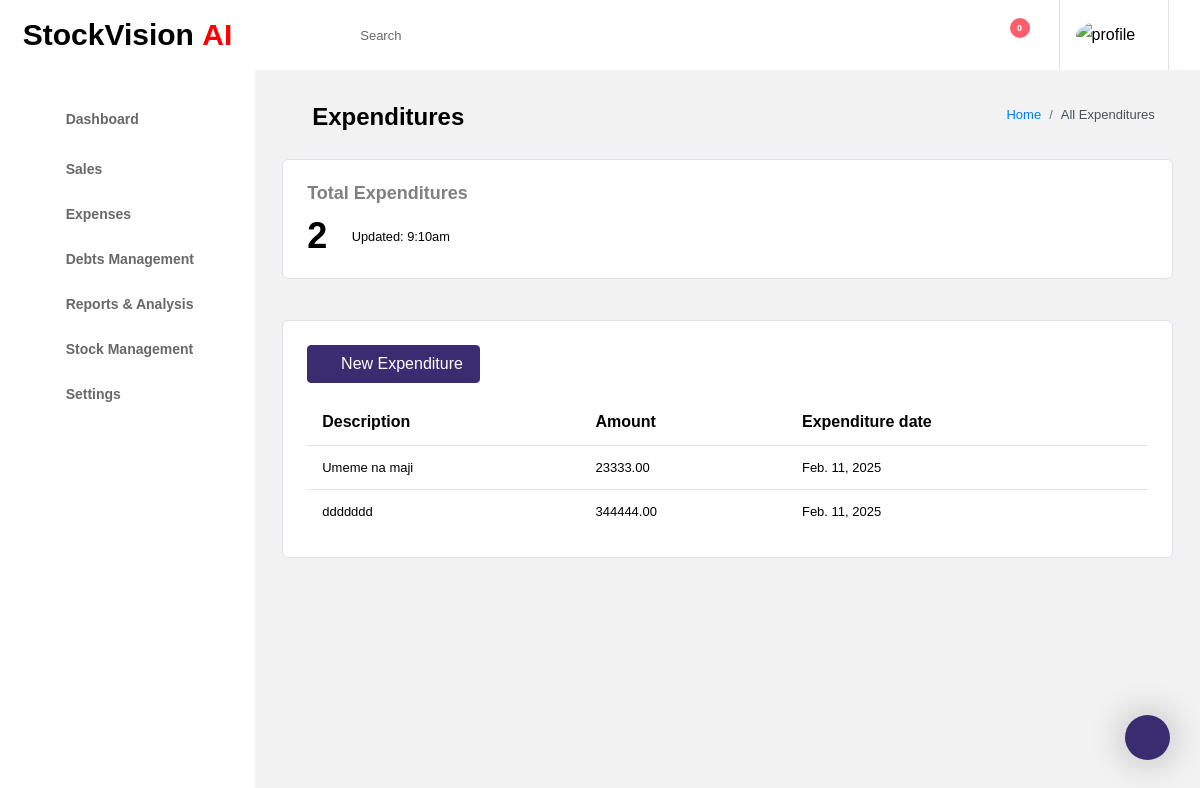
The page /expenses/ on the database its author committed.
### Purchases_Expenses/models.py (models this page shows, shortened)
class Expense(models.Model):
    description = models.CharField(max_length=255)
    amount = models.DecimalField(max_digits=10, decimal_places=2)
    date = models.DateField()

### Purchases_Expenses/views.py (the view)
# urls.py: path('expenses/', views.expense_list, name='expense_list'),
def expense_list(request):
    expenses = Expense.objects.all()
    total_expenses = Expense.objects.all()
    products = Product.objects.all()
    expenses_all = Expense.objects.all().count()
    products_list = Product.objects.all().count()
    total_sales = NewSale.objects.all().count()
    context = {
        "expenses":expenses,
        "products": products,
        "products_list": products_list,
        "expenses_all":expenses_all,
        "total_sales": total_sales,
        "total_expenses": total_expenses,
        }
    return render(request, 'expenses/index.html',context)

### templates/expenses/index.html (shortened to what this page needs)
{% extends 'base.html' %} {% block content %} {% include 'include/header.html'%}
{% include 'include/sidebar.html' %}
<div class="main-panel">
  <div class="content-wrapper">
    <div class="page-header">
      <h3 class="page-title">
        <i class="fa fa-leaf text-success icon-md"></i> Expenditures
      </h3>
      <nav aria-label="breadcrumb">
        <ol class="breadcrumb">
          <li class="breadcrumb-item"><a href="#">Home</a></li>
          <li class="breadcrumb-item active" aria-current="page">All Expenditures</li>
        </ol>
      </nav>
    </div>
    <div class="row">
      <div class="col-md-12 grid-margin">
        <div class="card">
          <div class="card-body">
            <h4 class="card-title mb-0"><strong style="color:grey">Total Expenditures</strong></h4>
            <div class="d-flex justify-content-between align-items-center">
              <div class="d-inline-block pt-3">
                <div class="d-md-flex">
                  <h2 class="mb-0">{{expenses_all}}</h2>
                  <div class="d-flex align-items-center ml-md-2 mt-2 mt-md-0">
                    <i class="far fa-clock text-muted"></i>
                    <small class="ml-1 mb-0">Updated: 9:10am</small>
                  </div>
                </div>
              </div>
              <div class="d-inline-block">
                <i class="fa fa-leaf text-success icon-md"></i>
              </div>
            </div>
          </div>
        </div>
      </div>
    </div>
    <div class="col-md-6 grid-margin stretch-card">
      </div>
      <div class="row">
        <div class="col-lg-12 grid-margin stretch-card">
          <div class="card">
            <div class="card-body">
              <h4
                class="btn btn-primary mb-3 float-end"
              >
                <i class="fas fa-plus-circle"></i> New Expenditure
              </h4>
              <div class="table-responsive">
                <table id="order-listing" class="table">
                  <thead>
                    <tr>
                       <th>Description</th>
                         <th>Amount</th>
                          <th>Expenditure date</th>
                    </tr>
                  </thead>
                  <tbody>
                    {% for expenses in expenses %}
                    <tr>
                      <td>{{ expenses.description }}</td>
                      <td>{{ expenses.amount}}</td>
                      <td>{{ expenses.date }}</td>
                    </tr>
                    {% empty %}
                    <tr>
                      <td colspan="9">No products available.</td>
                    </tr>
                    {% endfor %}
                  </tbody>
                </table>
              </div>
            </div>
          </div>
        </div>
      </div>
    </div>
    {% endblock %}

### rows shown on the page
Expense: description "Umeme na maji", amount "23333.00", date "Feb. 11, 2025"
Expense: description "ddddddd", amount "344444.00", date "Feb. 11, 2025"

### other values the page prints
{{ expenses_all }} "2"
